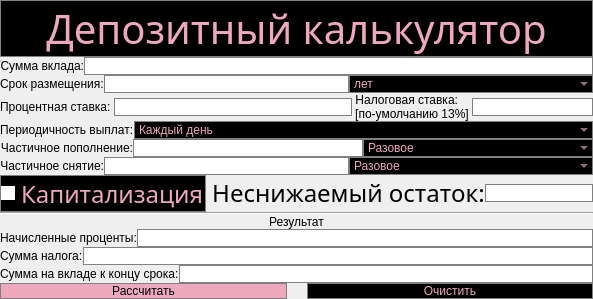
        <widget class="QWidget" name="page_4">
         <layout class="QVBoxLayout" name="verticalLayout_4">
          <property name="spacing">
           <number>0</number>
          </property>
          <property name="leftMargin">
           <number>0</number>
          </property>
          <property name="topMargin">
           <number>0</number>
          </property>
          <property name="rightMargin">
           <number>0</number>
          </property>
          <property name="bottomMargin">
           <number>0</number>
          </property>
          <item>
           <widget class="QLabel" name="depozit_calculator">
            <property name="sizePolicy">
             <sizepolicy hsizetype="Preferred" vsizetype="Fixed">
              <horstretch>0</horstretch>
              <verstretch>0</verstretch>
             </sizepolicy>
            </property>
            <property name="font">
             <font>
              <family>PT Serif Caption</family>
              <pointsize>30</pointsize>
              <italic>false</italic>
              <bold>false</bold>
             </font>
            </property>
            <property name="styleSheet">
             <string notr="true">QLabel {
	background-color: rgb(0, 0, 0);
	color: rgb(237, 168, 189);
	border: 1px solid gray;
	font: 30pt &quot;PT Serif Caption&quot;;
}

</string>
            </property>
            <property name="text">
             <string>Депозитный калькулятор</string>
            </property>
            <property name="alignment">
             <set>Qt::AlignCenter</set>
            </property>
           </widget>
          </item>
          <item>
           <layout class="QHBoxLayout" name="horizontalLayout_amount_deposit">
            <property name="spacing">
             <number>0</number>
            </property>
            <item>
             <widget class="QLabel" name="label_40">
              <property name="sizePolicy">
               <sizepolicy hsizetype="Fixed" vsizetype="Preferred">
                <horstretch>0</horstretch>
                <verstretch>0</verstretch>
               </sizepolicy>
              </property>
              <property name="styleSheet">
               <string notr="true">font: 18pt &quot;PT Serif Caption&quot;;</string>
              </property>
              <property name="text">
               <string>Сумма вклада:</string>
              </property>
              <property name="alignment">
               <set>Qt::AlignRight|Qt::AlignTrailing|Qt::AlignVCenter</set>
              </property>
             </widget>
            </item>
            <item>
             <widget class="QLineEdit" name="deposit">
              <property name="sizePolicy">
               <sizepolicy hsizetype="Preferred" vsizetype="Maximum">
                <horstretch>0</horstretch>
                <verstretch>0</verstretch>
               </sizepolicy>
              </property>
              <property name="styleSheet">
               <string notr="true">background-color: rgb(255, 255, 255);
border: 1px solid gray;
font: 16pt &quot;PT Serif Caption&quot;;</string>
              </property>
              <property name="alignment">
               <set>Qt::AlignLeading|Qt::AlignLeft|Qt::AlignVCenter</set>
              </property>
             </widget>
            </item>
           </layout>
          </item>
          <item>
           <layout class="QHBoxLayout" name="horizontalLayout_term_deposit" stretch="0,0,0">
            <property name="spacing">
             <number>0</number>
            </property>
            <item>
             <widget class="QLabel" name="label_39">
              <property name="sizePolicy">
               <sizepolicy hsizetype="Fixed" vsizetype="Preferred">
                <horstretch>0</horstretch>
                <verstretch>0</verstretch>
               </sizepolicy>
              </property>
              <property name="styleSheet">
               <string notr="true">font: 18pt &quot;PT Serif Caption&quot;;</string>
              </property>
              <property name="text">
               <string>Срок размещения:</string>
              </property>
             </widget>
            </item>
            <item>
             <widget class="QLineEdit" name="term_deposit">
              <property name="sizePolicy">
               <sizepolicy hsizetype="Preferred" vsizetype="Maximum">
                <horstretch>0</horstretch>
                <verstretch>0</verstretch>
               </sizepolicy>
              </property>
              <property name="styleSheet">
               <string notr="true">background-color: rgb(255, 255, 255);
border: 1px solid gray;
font: 16pt &quot;PT Serif Caption&quot;;</string>
              </property>
              <property name="alignment">
               <set>Qt::AlignLeading|Qt::AlignLeft|Qt::AlignVCenter</set>
              </property>
             </widget>
            </item>
            <item>
             <widget class="QComboBox" name="type_term_deposit">
              <property name="sizePolicy">
               <sizepolicy hsizetype="Preferred" vsizetype="Fixed">
                <horstretch>0</horstretch>
                <verstretch>0</verstretch>
               </sizepolicy>
              </property>
              <property name="styleSheet">
               <string notr="true">background-color: rgb(0, 0, 0);
color: rgb(237, 168, 189);
border: 1px solid gray;
font: 18pt &quot;PT Serif Caption&quot;;</string>
              </property>
              <item>
               <property name="text">
                <string>лет</string>
               </property>
              </item>
              <item>
               <property name="text">
                <string>месяцев</string>
               </property>
              </item>
             </widget>
            </item>
           </layout>
          </item>
          <item>
           <layout class="QHBoxLayout" name="horizontalLayout_rate_tax">
            <property name="spacing">
             <number>3</number>
            </property>
            <item>
             <widget class="QLabel" name="label_interest_rate">
              <property name="sizePolicy">
               <sizepolicy hsizetype="Fixed" vsizetype="Preferred">
                <horstretch>0</horstretch>
                <verstretch>0</verstretch>
               </sizepolicy>
              </property>
              <property name="styleSheet">
               <string notr="true">font: 18pt &quot;PT Serif Caption&quot;;</string>
              </property>
              <property name="text">
               <string>Процентная ставка:</string>
              </property>
             </widget>
            </item>
            <item>
             <widget class="QLineEdit" name="interest_rate_deposit">
              <property name="sizePolicy">
               <sizepolicy hsizetype="Preferred" vsizetype="Maximum">
                <horstretch>0</horstretch>
                <verstretch>0</verstretch>
               </sizepolicy>
              </property>
              <property name="styleSheet">
               <string notr="true">background-color: rgb(255, 255, 255);
border: 1px solid gray;
font: 16pt &quot;PT Serif Caption&quot;;</string>
              </property>
              <property name="alignment">
               <set>Qt::AlignLeading|Qt::AlignLeft|Qt::AlignVCenter</set>
              </property>
             </widget>
            </item>
            <item>
             <layout class="QHBoxLayout" name="horizontalLayout_tax">
              <property name="spacing">
               <number>3</number>
              </property>
              <item>
               <layout class="QVBoxLayout" name="verticalLayout_tax">
                <property name="spacing">
                 <number>0</number>
                </property>
                <item>
                 <widget class="QLabel" name="label_tax">
                  <property name="sizePolicy">
                   <sizepolicy hsizetype="Maximum" vsizetype="Preferred">
                    <horstretch>0</horstretch>
                    <verstretch>0</verstretch>
                   </sizepolicy>
                  </property>
                  <property name="styleSheet">
                   <string notr="true">font: 18pt &quot;PT Serif Caption&quot;;</string>
                  </property>
                  <property name="text">
                   <string>Налоговая ставка:</string>
                  </property>
                  <property name="alignment">
                   <set>Qt::AlignRight|Qt::AlignTrailing|Qt::AlignVCenter</set>
                  </property>
                 </widget>
                </item>
                <item>
                 <widget class="QLabel" name="label_default">
                  <property name="sizePolicy">
                   <sizepolicy hsizetype="Fixed" vsizetype="Preferred">
                    <horstretch>0</horstretch>
                    <verstretch>0</verstretch>
                   </sizepolicy>
                  </property>
                  <property name="styleSheet">
                   <string notr="true">font: 13pt &quot;PT Serif Caption&quot;;</string>
                  </property>
                  <property name="text">
                   <string>[по-умолчанию 13%]</string>
                  </property>
                  <property name="alignment">
                   <set>Qt::AlignCenter</set>
                  </property>
                 </widget>
                </item>
               </layout>
              </item>
              <item>
               <widget class="QLineEdit" name="tax">
                <property name="sizePolicy">
                 <sizepolicy hsizetype="Preferred" vsizetype="Maximum">
                  <horstretch>0</horstretch>
                  <verstretch>0</verstretch>
                 </sizepolicy>
                </property>
                <property name="styleSheet">
                 <string notr="true">background-color: rgb(255, 255, 255);
border: 1px solid gray;
font: 16pt &quot;PT Serif Caption&quot;;</string>
                </property>
                <property name="alignment">
                 <set>Qt::AlignLeading|Qt::AlignLeft|Qt::AlignVCenter</set>
                </property>
               </widget>
              </item>
             </layout>
            </item>
           </layout>
          </item>
          <item>
           <layout class="QHBoxLayout" name="horizontalLayout_type_payments">
            <property name="spacing">
             <number>0</number>
            </property>
            <item>
             <widget class="QLabel" name="label_41">
              <property name="sizePolicy">
               <sizepolicy hsizetype="Maximum" vsizetype="Preferred">
                <horstretch>0</horstretch>
                <verstretch>0</verstretch>
               </sizepolicy>
              </property>
              <property name="styleSheet">
               <string notr="true">font: 18pt &quot;PT Serif Caption&quot;;</string>
              </property>
              <property name="text">
               <string>Периодичность выплат:</string>
              </property>
             </widget>
            </item>
            <item>
             <widget class="QComboBox" name="type_payments">
              <property name="sizePolicy">
               <sizepolicy hsizetype="Preferred" vsizetype="Fixed">
                <horstretch>0</horstretch>
                <verstretch>0</verstretch>
               </sizepolicy>
              </property>
              <property name="styleSheet">
               <string notr="true">background-color: rgb(0, 0, 0);
color: rgb(237, 168, 189);
border: 1px solid gray;
font: 18pt &quot;PT Serif Caption&quot;;</string>
              </property>
              <item>
               <property name="text">
                <string>Каждый день</string>
               </property>
              </item>
              <item>
               <property name="text">
                <string>Каждую неделю</string>
               </property>
              </item>
              <item>
               <property name="text">
                <string>Раз в месяц</string>
               </property>
              </item>
              <item>
               <property name="text">
                <string>Раз в квартал</string>
               </property>
              </item>
              <item>
               <property name="text">
                <string>Раз в полгода</string>
               </property>
              </item>
              <item>
               <property name="text">
                <string>Раз в год</string>
               </property>
              </item>
              <item>
               <property name="text">
                <string>В конце срока</string>
               </property>
              </item>
             </widget>
            </item>
           </layout>
          </item>
          <item>
           <layout class="QHBoxLayout" name="horizontalLayout_type_replenishment">
            <property name="spacing">
             <number>0</number>
            </property>
            <item>
             <widget class="QLabel" name="label_42">
              <property name="sizePolicy">
               <sizepolicy hsizetype="Fixed" vsizetype="Maximum">
                <horstretch>0</horstretch>
                <verstretch>0</verstretch>
               </sizepolicy>
              </property>
              <property name="styleSheet">
               <string notr="true">font: 18pt &quot;PT Serif Caption&quot;;</string>
              </property>
              <property name="text">
               <string>Частичное пополнение:</string>
              </property>
              <property name="alignment">
               <set>Qt::AlignRight|Qt::AlignTrailing|Qt::AlignVCenter</set>
              </property>
             </widget>
            </item>
            <item>
             <widget class="QLineEdit" name="replenishment">
              <property name="sizePolicy">
               <sizepolicy hsizetype="Preferred" vsizetype="Maximum">
                <horstretch>0</horstretch>
                <verstretch>0</verstretch>
               </sizepolicy>
              </property>
              <property name="styleSheet">
               <string notr="true">background-color: rgb(255, 255, 255);
border: 1px solid gray;
font: 16pt &quot;PT Serif Caption&quot;;</string>
              </property>
              <property name="alignment">
               <set>Qt::AlignLeading|Qt::AlignLeft|Qt::AlignVCenter</set>
              </property>
             </widget>
            </item>
            <item>
             <widget class="QComboBox" name="type_replenishment">
              <property name="sizePolicy">
               <sizepolicy hsizetype="Preferred" vsizetype="Fixed">
                <horstretch>0</horstretch>
                <verstretch>0</verstretch>
               </sizepolicy>
              </property>
              <property name="styleSheet">
               <string notr="true">background-color: rgb(0, 0, 0);
color: rgb(237, 168, 189);
border: 1px solid gray;
font: 18pt &quot;PT Serif Caption&quot;;</string>
              </property>
              <item>
               <property name="text">
                <string>Разовое</string>
               </property>
              </item>
              <item>
               <property name="text">
                <string>Раз в месяц</string>
               </property>
              </item>
              <item>
               <property name="text">
                <string>Раз в 2 месяца</string>
               </property>
              </item>
              <item>
               <property name="text">
                <string>Раз в квартал</string>
               </property>
              </item>
              <item>
               <property name="text">
                <string>Раз в полгода</string>
               </property>
              </item>
              <item>
               <property name="text">
                <string>Раз в год</string>
               </property>
              </item>
             </widget>
            </item>
           </layout>
          </item>
          <item>
           <layout class="QHBoxLayout" name="horizontalLayout_type_withdrawal">
            <property name="spacing">
             <number>0</number>
            </property>
            <item>
             <widget class="QLabel" name="label_43">
              <property name="sizePolicy">
               <sizepolicy hsizetype="Fixed" vsizetype="Maximum">
                <horstretch>0</horstretch>
                <verstretch>0</verstretch>
               </sizepolicy>
              </property>
              <property name="styleSheet">
               <string notr="true">font: 18pt &quot;PT Serif Caption&quot;;</string>
              </property>
              <property name="text">
               <string>Частичное снятие:</string>
              </property>
              <property name="alignment">
               <set>Qt::AlignRight|Qt::AlignTrailing|Qt::AlignVCenter</set>
              </property>
             </widget>
            </item>
            <item>
             <widget class="QLineEdit" name="withdrawal">
              <property name="sizePolicy">
               <sizepolicy hsizetype="Preferred" vsizetype="Maximum">
                <horstretch>0</horstretch>
                <verstretch>0</verstretch>
               </sizepolicy>
              </property>
              <property name="styleSheet">
               <string notr="true">background-color: rgb(255, 255, 255);
border: 1px solid gray;
font: 16pt &quot;PT Serif Caption&quot;;</string>
              </property>
              <property name="alignment">
               <set>Qt::AlignLeading|Qt::AlignLeft|Qt::AlignVCenter</set>
              </property>
             </widget>
            </item>
            <item>
             <widget class="QComboBox" name="type_withdrawal">
              <property name="sizePolicy">
               <sizepolicy hsizetype="Preferred" vsizetype="Fixed">
                <horstretch>0</horstretch>
                <verstretch>0</verstretch>
               </sizepolicy>
              </property>
              <property name="styleSheet">
               <string notr="true">background-color: rgb(0, 0, 0);
color: rgb(237, 168, 189);
border: 1px solid gray;
font: 18pt &quot;PT Serif Caption&quot;;</string>
              </property>
              <item>
               <property name="text">
                <string>Разовое</string>
               </property>
              </item>
              <item>
               <property name="text">
                <string>Раз в месяц</string>
               </property>
              </item>
              <item>
               <property name="text">
                <string>Раз в 2 месяца</string>
               </property>
              </item>
              <item>
               <property name="text">
                <string>Раз в квартал</string>
               </property>
              </item>
              <item>
               <property name="text">
                <string>Раз в полгода</string>
               </property>
              </item>
              <item>
               <property name="text">
                <string>Раз в год</string>
               </property>
              </item>
             </widget>
            </item>
           </layout>
          </item>
          <item>
           <layout class="QHBoxLayout" name="horizontalLayout_capitalization">
            <property name="spacing">
             <number>0</number>
            </property>
            <item>
             <widget class="QCheckBox" name="capitalization">
              <property name="sizePolicy">
               <sizepolicy hsizetype="Fixed" vsizetype="Fixed">
                <horstretch>0</horstretch>
                <verstretch>0</verstretch>
               </sizepolicy>
              </property>
              <property name="font">
               <font>
                <family>PT Serif Caption</family>
                <pointsize>18</pointsize>
                <italic>false</italic>
                <bold>false</bold>
               </font>
              </property>
              <property name="styleSheet">
               <string notr="true">QCheckBox{
	background-color: rgb(0, 0, 0);
	color: rgb(237, 168, 189);
	border: 1px solid gray;
	font: 18pt &quot;PT Serif Caption&quot;;
}

QCheckBox::indicator {
    width:                  10px;
    height:                 10px;
}

QCheckBox::indicator:checked {
    background-color: rgb(237, 168, 189);
    border:                 2px solid grey;
}

QCheckBox::indicator:unchecked {
    background-color:       white;
    border:                 2px solid white;
}</string>
              </property>
              <property name="text">
               <string>Капитализация</string>
              </property>
             </widget>
            </item>
            <item>
             <widget class="QLabel" name="label_51">
              <property name="sizePolicy">
               <sizepolicy hsizetype="Fixed" vsizetype="Maximum">
                <horstretch>0</horstretch>
                <verstretch>0</verstretch>
               </sizepolicy>
              </property>
              <property name="font">
               <font>
                <family>PT Serif Caption</family>
                <pointsize>18</pointsize>
                <italic>false</italic>
                <bold>false</bold>
               </font>
              </property>
              <property name="styleSheet">
               <string notr="true">font: 18pt &quot;PT Serif Caption&quot;;</string>
              </property>
              <property name="text">
               <string> Неснижаемый остаток:</string>
              </property>
             </widget>
            </item>
            <item>
             <widget class="QLineEdit" name="minimum_balance">
              <property name="sizePolicy">
               <sizepolicy hsizetype="Preferred" vsizetype="Maximum">
                <horstretch>0</horstretch>
                <verstretch>0</verstretch>
               </sizepolicy>
              </property>
              <property name="styleSheet">
               <string notr="true">background-color: rgb(255, 255, 255);
border: 1px solid gray;
font: 16pt &quot;PT Serif Caption&quot;;</string>
              </property>
              <property name="text">
               <string/>
              </property>
              <property name="alignment">
               <set>Qt::AlignLeading|Qt::AlignLeft|Qt::AlignVCenter</set>
              </property>
             </widget>
            </item>
           </layout>
          </item>
          <item>
           <widget class="Line" name="line_3">
            <property name="sizePolicy">
             <sizepolicy hsizetype="Preferred" vsizetype="Fixed">
              <horstretch>0</horstretch>
              <verstretch>0</verstretch>
             </sizepolicy>
            </property>
            <property name="orientation">
             <enum>Qt::Horizontal</enum>
            </property>
           </widget>
          </item>
          <item>
           <widget class="QLabel" name="label_46">
            <property name="sizePolicy">
             <sizepolicy hsizetype="Minimum" vsizetype="Maximum">
              <horstretch>0</horstretch>
              <verstretch>0</verstretch>
             </sizepolicy>
            </property>
            <property name="styleSheet">
             <string notr="true">font: 20pt &quot;PT Serif Caption&quot;;</string>
            </property>
            <property name="text">
             <string>Результат</string>
            </property>
            <property name="alignment">
             <set>Qt::AlignCenter</set>
            </property>
           </widget>
          </item>
          <item>
           <layout class="QHBoxLayout" name="horizontalLayout_accrued_interest">
            <property name="spacing">
             <number>0</number>
            </property>
            <item>
             <widget class="QLabel" name="label_47">
              <property name="sizePolicy">
               <sizepolicy hsizetype="Fixed" vsizetype="Preferred">
                <horstretch>0</horstretch>
                <verstretch>0</verstretch>
               </sizepolicy>
              </property>
              <property name="styleSheet">
               <string notr="true">font: 18pt &quot;PT Serif Caption&quot;;</string>
              </property>
              <property name="text">
               <string>Начисленные проценты:</string>
              </property>
             </widget>
            </item>
            <item>
             <widget class="QLineEdit" name="accrued_interest">
              <property name="sizePolicy">
               <sizepolicy hsizetype="Preferred" vsizetype="Maximum">
                <horstretch>0</horstretch>
                <verstretch>0</verstretch>
               </sizepolicy>
              </property>
              <property name="styleSheet">
               <string notr="true">background-color: rgb(255, 255, 255);
border: 1px solid gray;
font: 16pt &quot;PT Serif Caption&quot;;</string>
              </property>
              <property name="alignment">
               <set>Qt::AlignLeading|Qt::AlignLeft|Qt::AlignVCenter</set>
              </property>
             </widget>
            </item>
           </layout>
          </item>
          <item>
           <layout class="QHBoxLayout" name="horizontalLayout_tax_amount">
            <property name="spacing">
             <number>0</number>
            </property>
            <item>
             <widget class="QLabel" name="label_44">
              <property name="sizePolicy">
               <sizepolicy hsizetype="Fixed" vsizetype="Preferred">
                <horstretch>0</horstretch>
                <verstretch>0</verstretch>
               </sizepolicy>
              </property>
              <property name="styleSheet">
               <string notr="true">font: 18pt &quot;PT Serif Caption&quot;;</string>
              </property>
              <property name="text">
               <string>Сумма налога:</string>
              </property>
             </widget>
            </item>
            <item>
             <widget class="QLineEdit" name="tax_amount">
              <property name="sizePolicy">
               <sizepolicy hsizetype="Preferred" vsizetype="Maximum">
                <horstretch>0</horstretch>
                <verstretch>0</verstretch>
               </sizepolicy>
              </property>
              <property name="styleSheet">
               <string notr="true">background-color: rgb(255, 255, 255);
border: 1px solid gray;
font: 16pt &quot;PT Serif Caption&quot;;</string>
              </property>
              <property name="alignment">
               <set>Qt::AlignLeading|Qt::AlignLeft|Qt::AlignVCenter</set>
              </property>
             </widget>
            </item>
           </layout>
          </item>
          <item>
           <layout class="QHBoxLayout" name="horizontalLayout_deposit_amount_res">
            <property name="spacing">
             <number>0</number>
            </property>
            <item>
             <widget class="QLabel" name="label_45">
              <property name="sizePolicy">
               <sizepolicy hsizetype="Fixed" vsizetype="Preferred">
                <horstretch>0</horstretch>
                <verstretch>0</verstretch>
               </sizepolicy>
              </property>
              <property name="styleSheet">
               <string notr="true">font: 18pt &quot;PT Serif Caption&quot;;</string>
              </property>
              <property name="text">
               <string>Сумма на вкладе к концу срока:</string>
              </property>
             </widget>
            </item>
            <item>
             <widget class="QLineEdit" name="deposit_amount">
              <property name="sizePolicy">
               <sizepolicy hsizetype="Preferred" vsizetype="Maximum">
                <horstretch>0</horstretch>
                <verstretch>0</verstretch>
               </sizepolicy>
              </property>
              <property name="styleSheet">
               <string notr="true">background-color: rgb(255, 255, 255);
border: 1px solid gray;
font: 16pt &quot;PT Serif Caption&quot;;</string>
              </property>
              <property name="alignment">
               <set>Qt::AlignLeading|Qt::AlignLeft|Qt::AlignVCenter</set>
              </property>
             </widget>
            </item>
           </layout>
          </item>
          <item>
           <layout class="QHBoxLayout" name="horizontalLayout_calc_clear_deposit">
            <property name="spacing">
             <number>20</number>
            </property>
            <item>
             <widget class="QPushButton" name="calculate_deposit">
              <property name="sizePolicy">
               <sizepolicy hsizetype="Preferred" vsizetype="Maximum">
                <horstretch>0</horstretch>
                <verstretch>0</verstretch>
               </sizepolicy>
              </property>
              <property name="styleSheet">
               <string notr="true">QPushButton {
   background-color: rgb(237, 168, 189);
   border: 1px solid gray;
   font: 20pt &quot;PT Serif Caption&quot;;
}

QPushButton:hover {
	background-color: qlineargradient(spread:reflect, x1:0.9801, y1:0, x2:1, y2:1, stop:0 rgba(231, 164, 184, 255), stop:0.527363 rgba(211, 150, 170, 255), stop:1 rgba(131, 93, 105, 255));
}

QPushButton:pressed {
	background-color: rgb(173, 124, 140);
}
</string>
              </property>
              <property name="text">
               <string>Рассчитать</string>
              </property>
             </widget>
            </item>
            <item>
             <widget class="QPushButton" name="clear_deposit">
              <property name="sizePolicy">
               <sizepolicy hsizetype="Preferred" vsizetype="Maximum">
                <horstretch>0</horstretch>
                <verstretch>0</verstretch>
               </sizepolicy>
              </property>
              <property name="styleSheet">
               <string notr="true">QPushButton {
   background-color: rgb(0, 0, 0);
   color: rgb(237, 168, 189);
   border: 1px solid gray;
   font: 20pt &quot;PT Serif Caption&quot;;
}

QPushButton:hover {
	background-color: qlineargradient(spread:pad, x1:0.373134, y1:0, x2:0.359, y2:1, stop:0 rgba(0, 0, 0, 255), stop:0.716418 rgba(237, 168, 189, 255));
}

QPushButton:pressed {
	background-color: rgb(173, 124, 140);
}</string>
              </property>
              <property name="text">
               <string>Очистить</string>
              </property>
             </widget>
            </item>
           </layout>
          </item>
         </layout>
        </widget>
